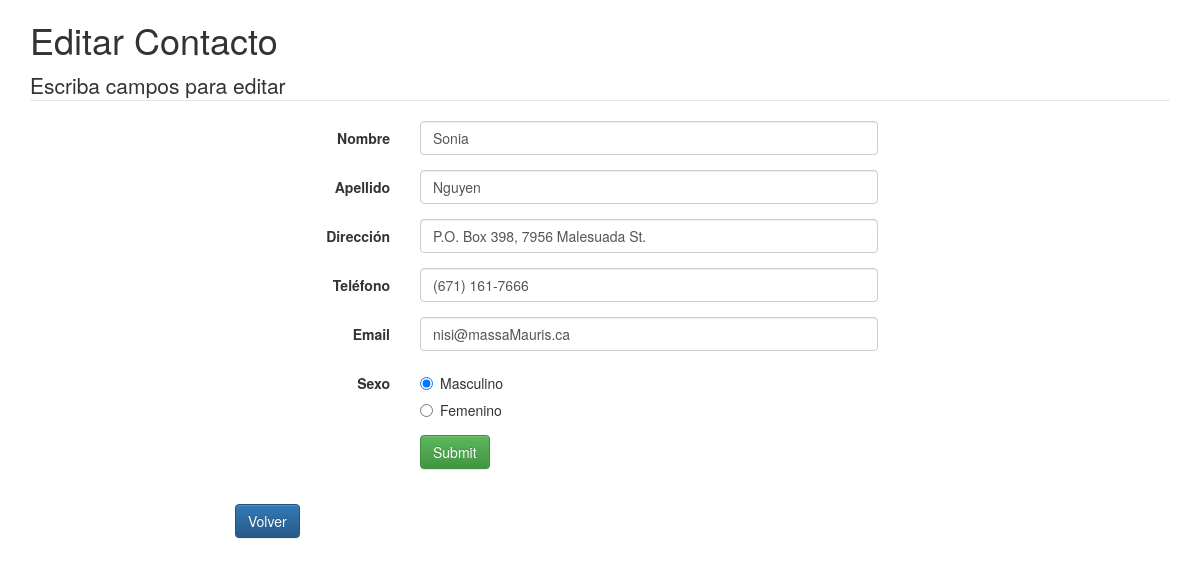
The app's page /editar.php?personaId=72 with its own data.
### tables this page shows
CREATE TABLE `contactos`  (
  `personaId` int(11) NOT NULL,
  `nombre` varchar(100) NOT NULL,
  `apellido` varchar(100) NOT NULL,
  `telefono` varchar(20) NOT NULL,
  `direccion` varchar(50) NULL DEFAULT NULL,
  `email` varchar(100) NULL DEFAULT NULL,
  `sexo` char(1) NOT NULL,
  PRIMARY KEY (`personaId`) USING BTREE
);

### clases/contacto.php (called while the page is built, shortened)
<?php
class Contacto
{
	private $personaId;
	private $nombre;
	private $apellido;
	private $direccion;
	private $telefono;
	private $email;
	private $sexo;
	function __construct($personaId=null,$nombre=null,$apellido=null,$telefono=null,$direccion=null,$email=null,$sexo=null)
	{
		$this->personaId = $personaId;
		$this->nombre = $nombre;
		$this->apellido = $apellido;
		$this->telefono = $telefono;
		$this->direccion = $direccion;
		$this->email= $email;
		$this->sexo = $sexo;
	}
	public function getContacto()
	{
		$nuevaConexion=new Conexion();
		$conexion=$nuevaConexion->getConexion();
		$sentencia="SELECT * FROM contactos WHERE personaId=".$this->personaId;
		$resultado=$conexion->query($sentencia);
		$elemento = $resultado->fetch(PDO::FETCH_OBJ);
		$this->nombre=$elemento->nombre;
		$this->apellido=$elemento->apellido;
		$this->telefono=$elemento->telefono;
		$this->direccion=$elemento->direccion;
		$this->email=$elemento->email;
		$this->sexo=$elemento->sexo;
		return $this;
	}
	public function getNombre()
	{
		return $this->nombre;
	}
	public function getApellido()
	{
		return $this->apellido;
	}
	public function getTelefono()
	{
		return $this->telefono;
	}
	public function getDireccion()
	{
		return $this->direccion;
	}
	public function getEmail()
	{
		return $this->email;
	}
	public function getSexo()
	{
		return $this->sexo;
	}
}

### editar.php (the view, shortened to what this page needs)
<!DOCTYPE html>
<html>
	<head>
<link rel="stylesheet" href="https://maxcdn.bootstrapcdn.com/bootstrap/3.3.6/css/bootstrap.min.css">
<link rel="stylesheet" href="https://maxcdn.bootstrapcdn.com/bootstrap/3.3.6/css/bootstrap-theme.min.css">
        <link rel="stylesheet" href="validacion/bootstrapValidator.min.css">
	</head>
	<body>
        <div class="container">
		<h1>Editar Contacto</h1>
		<?php
			include_once('clases/contacto.php');
			$personaId = htmlentities($_GET['personaId']);
		$persona=new Contacto($personaId);
		$elemento=$persona->getContacto();
		?>
	<form name="contactos" action="" method="post" class="form-horizontal">
	   <fieldset>
           <legend>Escriba campos para editar</legend>
            <div class="form-group">
		      <label class="col-md-4 control-label" for="nombre">Nombre</label>
                <div class="col-md-5">
                 <input type="text" name="nombre" class="form-control input-md" id="nombre" value="<?php echo $elemento->getNombre()?>">
                </div>
            </div>
        <div class="form-group">
         <label class="col-md-4 control-label" for="apellido">Apellido</label>
            <div class="col-md-5">
		        <input type="text" name="apellido" class="form-control input-md-4" id="apellido" value="<?php echo $elemento->getApellido() ?>">
			</div>
           </div>
        <div class="form-group">
		<label class="col-md-4 control-label" for="direccion">Dirección</label>
            <div class="col-md-5">
				<input type="text" name="direccion" class="form-control input-md" id="direccion" value="<?php echo $elemento->getDireccion() ?>">
        </div>
           </div>
           <div class="form-group">
			<label class="col-md-4 control-label" for="telefono">Teléfono</label>
			<div class="col-md-5">
            <input type="tel" name="telefono" class="form-control input-md" id="telefono" value="<?php echo $elemento->getTelefono() ?>">
            </div>
        </div>
           <div class="form-group">
			<label class="col-md-4 control-label" for="email">Email</label>
			<div class="col-md-5">
            <input type="email" name="email" class="form-control input-md" id="email" value="<?php echo $elemento->getEmail() ?>">
            </div>
        </div>
		<div class="form-group">
            <label class="col-md-4 control-label" for="sexo">Sexo</label>
            <div class="col-md-5">
            <div class="radio">
            <label>
				<input type="radio" name="sexo" value="M" <?php if($elemento->getSexo()=="M"){echo "checked=checked";}?>>Masculino</label>
        </div>
        <div class="radio">
			<label>
            <input type="radio" name="sexo" value="F"  <?php if($elemento->getSexo()=="F"){echo "checked=checked";}?>>Femenino</label>
		</div>
        </div>
        </div>
		<div class="form-group">
        <label class="col-md-4" control-label for="submit"></label>
            <div class="col-md-5">
            <input type="submit" class="btn btn-success">
        </div>
        </div>
        </fieldset>
		</form>
        <label class="col-md-2" control-label for="a"></label>
        <div class="col-md-5">
		<a href='ver.php' class="btn btn-primary">Volver</a>
		</div>
        </div>
	</body>
</html>

### records on screen
contactos: nombre "Sonia", apellido "Nguyen", direccion "P.O. Box 398, 7956 Malesuada St.", telefono "(671) 161-7666", email "nisi@massaMauris.ca", sexo "☑ Masculino", sexo "☐ Femenino"
